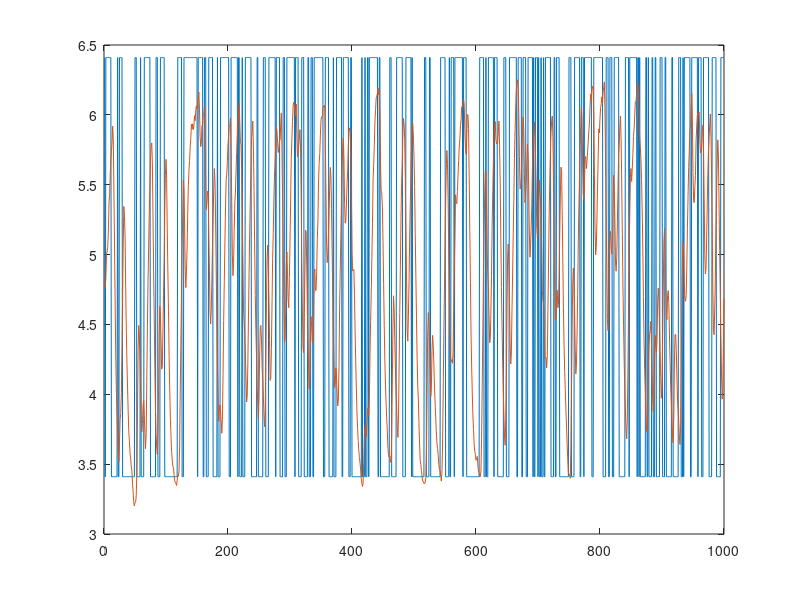

Source code (MATLAB):
% Load data from dryer.dat
data = load('Dane/dryer.dat');
sampling_time = 0.8;
time = (0:size(data, 1)-1) * sampling_time;
% Plot the data
figure;
plot(data(:,1));
hold on;
plot(data(:,2));